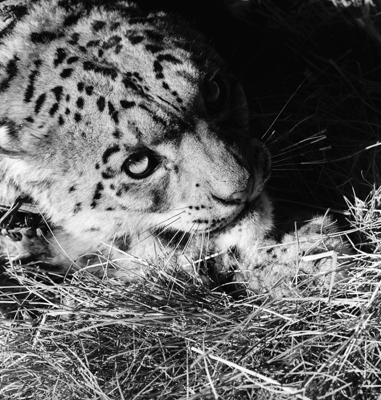
%> input picture Qualidade da imagem/leopard_orig.tif, 381 x 400 px
$ octave qualidade_imagem_Q1.m   (GNU Octave 9; MATLAB toolbox functions it lacks are replaced by stand-ins)
%> lines starting %> are read from the running program, lines starting %| are printed output that depends on the picture
% Autor: Washington Pinto Lisboa

clear all;
close all;

X_orig = imread('leopard_orig.tif');
%> X_orig is the input picture: size 400x381 uint8; min 0, max 255, mean 97.3
X1 = imread('leopard_1.tif');
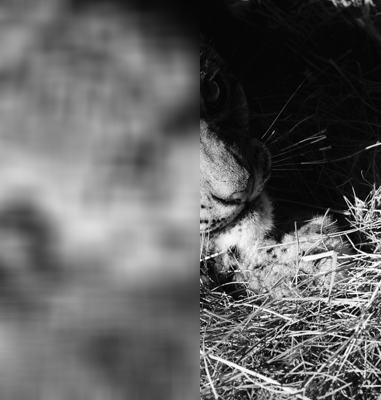
%> input picture Qualidade da imagem/leopard_1.tif, 381 x 400 px
%> X1 is the input picture: size 400x381 uint8; min 0, max 255, mean 97
X2 = imread('leopard_2.tif');
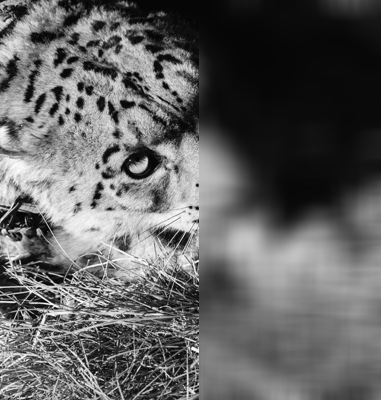
%> input picture Qualidade da imagem/leopard_2.tif, 381 x 400 px
%> X2 is the input picture: size 400x381 uint8; min 0, max 255, mean 97.4

%figure;imshow(X1);
%figure;imshow(X2);

figure;imshow(X_orig);title('imagem original');

% processo 1: fus鉶 'mean' e 'max'
%> (the run ends here)
